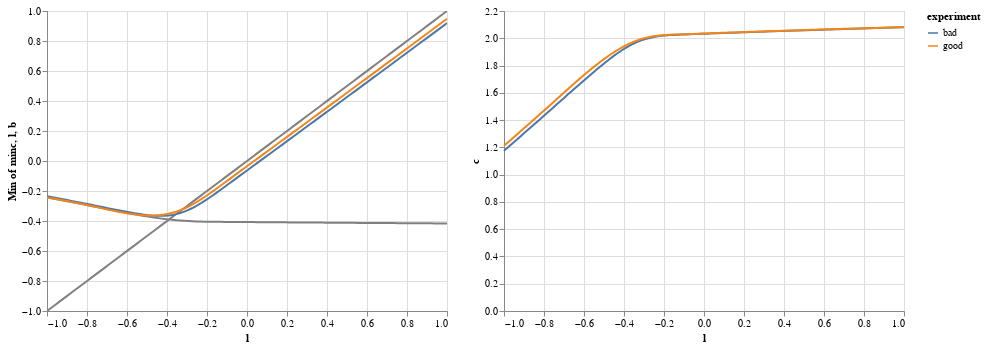

This figure's notebook cell:
### Code cell
# then we can play
base = alt.Chart(df).mark_line()
ch1 = base.encode(x='l', y='b', color='experiment').interactive()
ch1_min = base.mark_line(color='grey').transform_calculate(minc=f'{lam_inf}*datum.c').encode(x='l',y=alt.Y('minc:Q', aggregate='min'))
ch1_max = base.mark_line(color='grey').encode(x='l',y='l')
ch2 = base.encode(x='l', y='c', color='experiment')

(ch1_min+ch1_max+ch1|ch2)

### Figure 1 — Vega-Lite specification as saved in the notebook (floating-point values rounded to 4 significant figures; data arrays with more than 128 entries replaced by an {"elided": "..."} marker saying what was removed)
{"$schema": "https://vega.github.io/schema/vega-lite/v2.6.0.json", "config": {"view": {"height": 300, "width": 400}}, "datasets": {"data-1c127afe96680b91933efa80a9111443": {"elided": "200 records"}}, "hconcat": [{"layer": [{"data": {"name": "data-1c127afe96680b91933efa80a9111443"}, "encoding": {"x": {"field": "l", "type": "quantitative"}, "y": {"aggregate": "min", "field": "minc", "type": "quantitative"}}, "mark": {"color": "grey", "type": "line"}, "transform": [{"as": "minc", "calculate": "-0.2*datum.c"}]}, {"data": {"name": "data-1c127afe96680b91933efa80a9111443"}, "encoding": {"x": {"field": "l", "type": "quantitative"}, "y": {"field": "l", "type": "quantitative"}}, "mark": {"color": "grey", "type": "line"}}, {"data": {"name": "data-1c127afe96680b91933efa80a9111443"}, "encoding": {"color": {"field": "experiment", "type": "nominal"}, "x": {"field": "l", "type": "quantitative"}, "y": {"field": "b", "type": "quantitative"}}, "mark": "line", "selection": {"selector018": {"bind": "scales", "encodings": ["x", "y"], "mark": {"fill": "#333", "fillOpacity": 0.125, "stroke": "white"}, "on": "[mousedown, window:mouseup] > window:mousemove!", "resolve": "global", "translate": "[mousedown, window:mouseup] > window:mousemove!", "type": "interval", "zoom": "wheel!"}}}]}, {"data": {"name": "data-1c127afe96680b91933efa80a9111443"}, "encoding": {"color": {"field": "experiment", "type": "nominal"}, "x": {"field": "l", "type": "quantitative"}, "y": {"field": "c", "type": "quantitative"}}, "mark": "line"}]}
